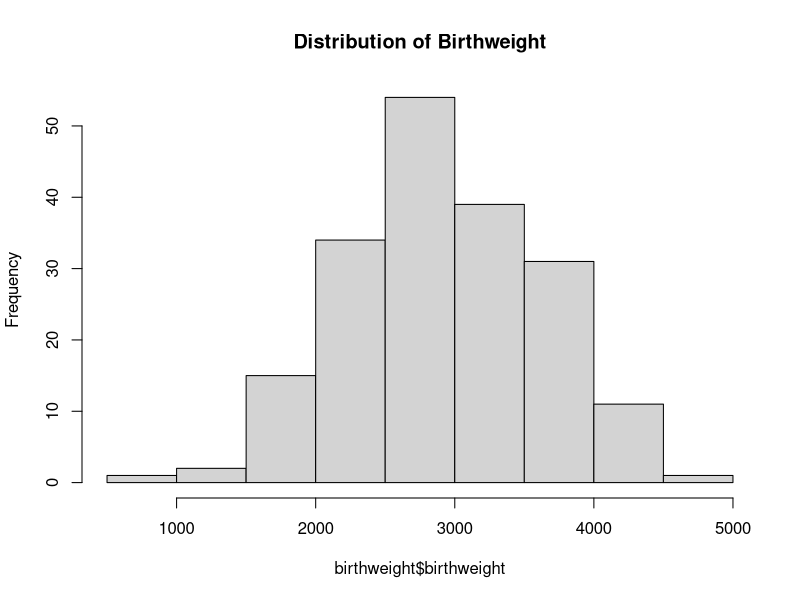
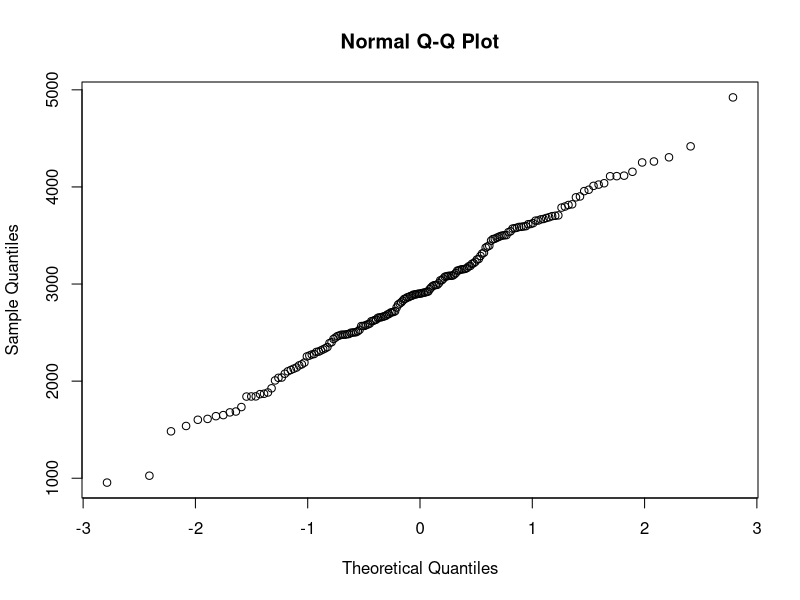
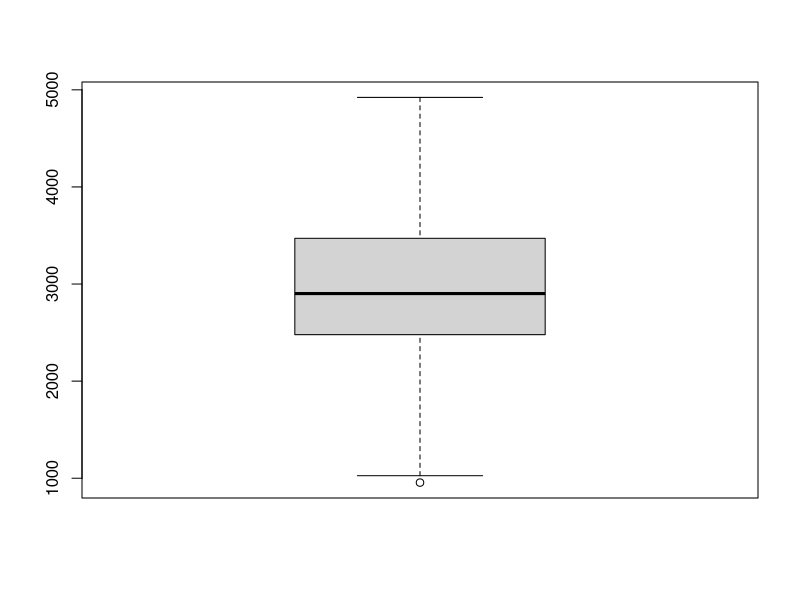
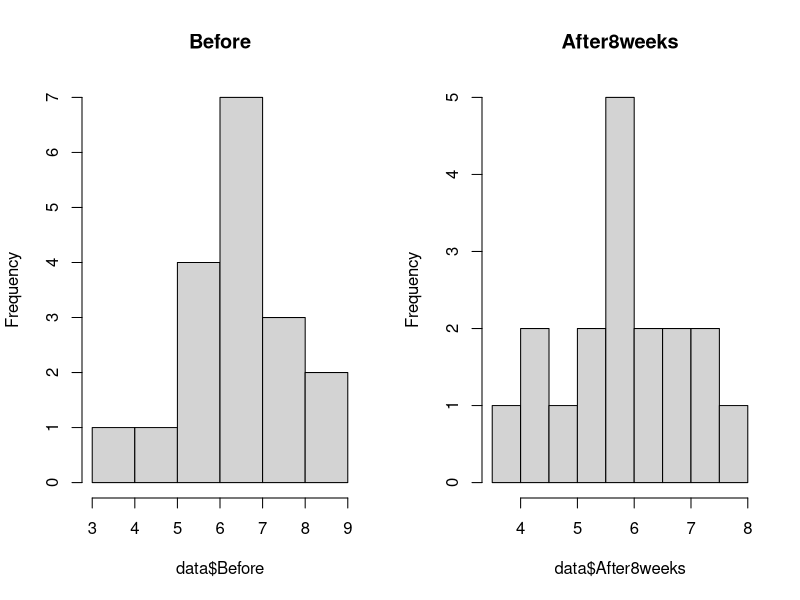
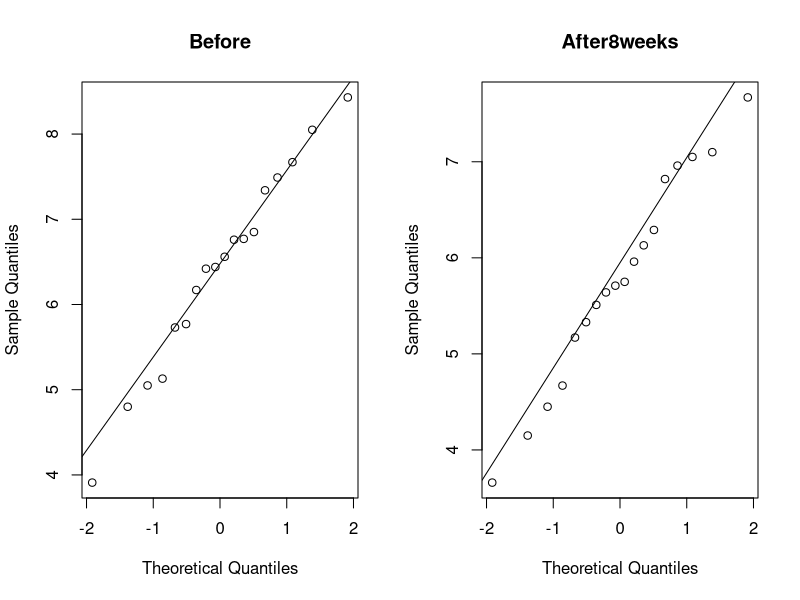
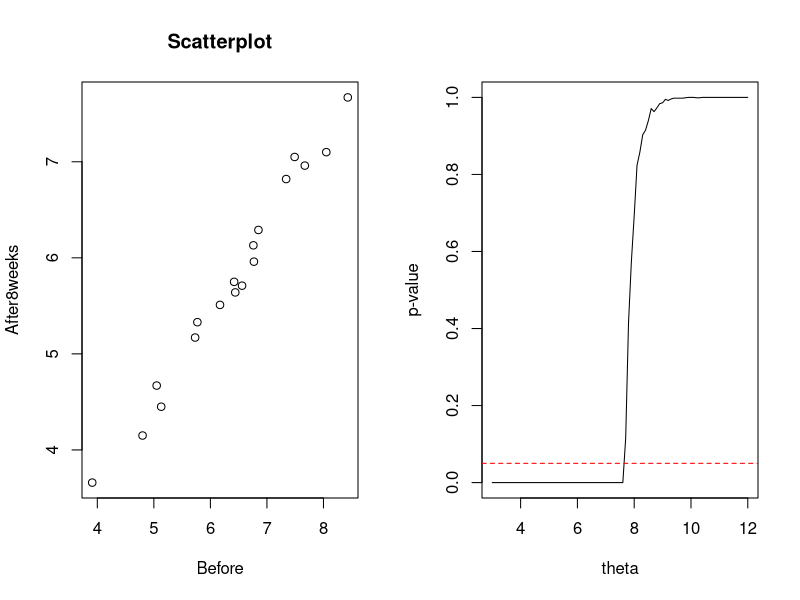
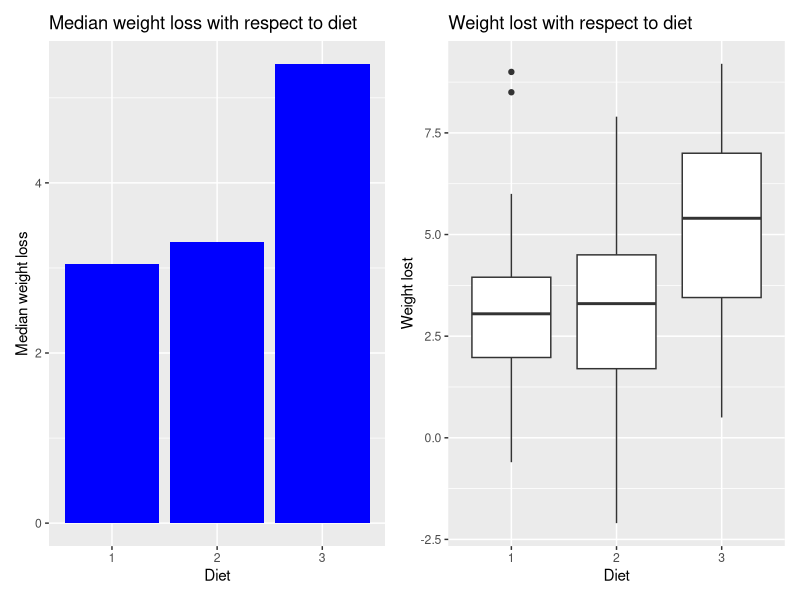
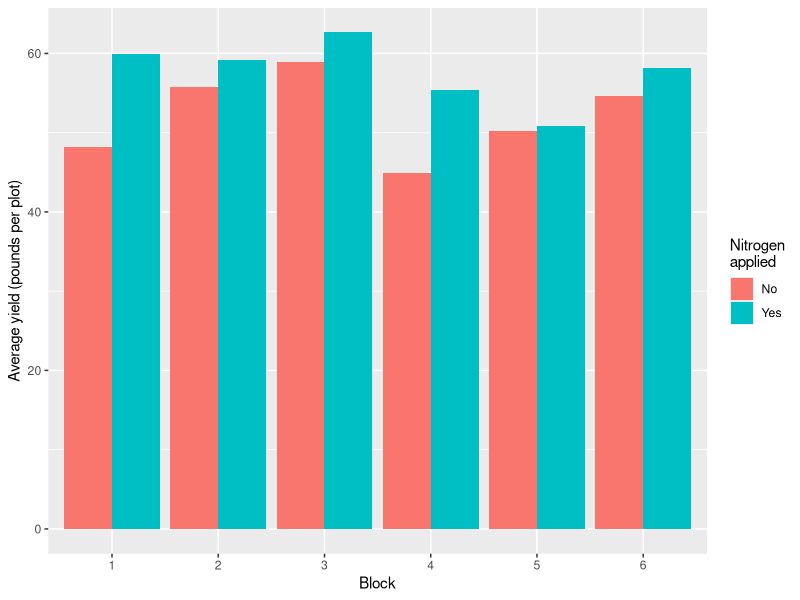

Generate these figures, in order, with R: (Note: this script raises an error after producing the figures.)
## ---- chunk 1
#knitr::opts_chunk$set(echo = TRUE)
library(tidyverse)
library(ggplot2)
library(patchwork)
library(boot)

## ---- chunk 2
knitr::opts_chunk$set(echo = TRUE)
birthweight <- read.table("resources/birthweight.txt", header = TRUE)
## ---- chunk 3
print(birthweight$birthweight)
## ---- chunk 4
sample_mean <- mean(birthweight$birthweight)
mean(sample_mean)
## ---- chunk 5
sample_sd <- sd(birthweight$birthweight)
print(sample_sd)
## ---- chunk 6
dataset_hist <- hist(birthweight$birthweight, main= 'Distribution of Birthweight')
print(dataset_hist)
dataset_qq <- qqnorm(birthweight$birthweight, main = 'Normal Q-Q Plot')
print(dataset_qq)
box_plot <- boxplot(birthweight$birthweight)
shap_val <- shapiro.test(birthweight$birthweight)
print(shap_val)
## ---- chunk 7
set.seed(123)
gen_data <- rnorm(1000, mean = sample_mean, sd = sample_sd)
boot_mean <- function(data, index) {
  return(mean(data[index]))
}
 
boot_results <- boot(data = gen_data, statistic = boot_mean, R = 1000)
boot_CI <- quantile(boot_results$t, c(0.02, 0.98))
cat("Bootstrap 96% CI for the mean: [", boot_CI , "]")
## ---- chunk 8
standard_error <- sample_sd / sqrt(188)
## ---- chunk 9
t_value <- qt(0.98, 187)
lower_bound <- sample_mean - (t_value * standard_error)
upper_bound <- sample_mean + (t_value * standard_error)
cat(round(lower_bound, 2), round(upper_bound, 2))
## ---- chunk 10
margin_of_error <- 50
t_value <- qt(0.98, df = 187)
nn <- ceiling((t_value * sample_sd / margin_of_error) ^ 2)
cat("The sample size needed to ensure that the length of the 96% CI is at most 100 is ", nn)
## ---- chunk 11
alpha <- 0.05
claim_value <- 2800
t_result <- t.test(birthweight$birthweight, mu = claim_value, alternative = "greater", conf.level = 0.95)
p_value_t <- t_result$p.value
print(t_result)
## ---- chunk 12
sum_sign <- sum(birthweight$birthweight > 2800)
sign_test <- binom.test(107, 188, p = 0.5, conf.level = 0.96, alternative = "greater")
p_value_sign <- sign_test$p.value
print(sign_test)
## ---- chunk 13
library("pwr")
mu <- 2900
sd <- sample_sd
alpha <- 0.05
d <- (mu - 2800) / sd
power <- pwr.t.test(n=nn, d=d, sig.level=alpha, type="one.sample", alternative="greater")$power
cat("The power of the one-sample t-test is", round(power, 4))
## ---- chunk 14
set.seed(123)
B = 1000
n = 188
psign = numeric(B)
pttest = numeric(B)
for (i in 1:B) {
  x = sample(birthweight$birthweight, n, replace = TRUE)
  pttest[i] = t.test(x)$p.value
  psign[i] = binom.test(sum(x > mean(birthweight$birthweight)), n, p = 0.5, alternative = "greater")$p.value
} 
sum(psign < 0.05)
sum(pttest < 0.05)
## ---- chunk 15
z2600 = (2600 - sample_mean)/sample_sd
p2600 <- pnorm(z2600)
print(p2600)
# z value for left side
z_l <- qnorm(0.25)
#p for right side
z_r <- z2600 + (z2600-z_l)
p_r <- pnorm(z_r)
print(p_r)
## ---- chunk 16
tval_98 <- qt(0.01, 187, lower.tail = FALSE)
tval_98
## ---- chunk 17
m1 <- rep(c("M"), 34)
f1 <- rep(c("F"), 28)
both <- c(m1, f1)
m2 <- rep(c("M"), 61)
f2 <- rep(c("F"), 65)
both_2 <- c(m2, f2)
weight_all <- c(rep(1, 62), rep(2, 126))
# compute two sample t-test, we find the significance for the differences in mean weight 
weight_ttest <- t.test(weight_all ~ c(both, both_2), var.equal = TRUE)
cat("p-value for the t-test is:", weight_ttest$p.value)
## ---- chunk 18
data <- data.frame(
  Before = c(6.42, 6.76, 6.56, 4.8, 8.43, 7.49, 8.05, 5.05, 5.77, 3.91, 
             6.77, 6.44, 6.17, 7.67, 7.34, 6.85, 5.13, 5.73),
  After8weeks = c(5.75, 6.13, 5.71, 4.15, 7.67, 7.05, 7.1, 4.67, 5.33, 3.66, 
                  5.96, 5.64, 5.51, 6.96, 6.82, 6.29, 4.45, 5.17)
)

# Plot histograms of the two variables
par(mfrow=c(1,2))
hist(data$Before, main="Before")
hist(data$After8weeks, main="After8weeks")

# Check normality of the variables using a qqplot
par(mfrow=c(1,2))
qqnorm(data$Before, main="Before")
qqline(data$Before)
qqnorm(data$After8weeks, main="After8weeks")
qqline(data$After8weeks)

# Check for any inconsistencies in the data using a scatterplot
plot(data$Before, data$After8weeks, main="Scatterplot", xlab="Before", ylab="After8weeks")

# Calculate the correlation between the two variables
correlation <- cor(data$Before, data$After8weeks)
print(paste("Correlation between Before and After8weeks:", round(correlation, 2)))
## ---- chunk 19
t.test(data$Before, data$After8weeks, paired = TRUE)
## ---- chunk 20
wilcox.test(data$Before, data$After8weeks, paired = TRUE)
## ---- chunk 21
n <- length(data$After8weeks)
sample_mean <- mean(data$After8weeks)
sample_var <- var(data$After8weeks)
# Diet
## ---- chunk 22
theta_hat <- 2 * sample_mean - 3
## ---- chunk 23
margin_of_error <- qt(0.975, df = n-1) * sqrt((theta_hat - 3)^2 / (12 * n))
lower_ci <- theta_hat - margin_of_error
upper_ci <- theta_hat + margin_of_error
## ---- chunk 24
cat("Estimate for theta (theta hat):", theta_hat, "\n")
cat("95% Confidence interval for theta:", round(lower_ci, 3), "-", round(upper_ci, 3), "\n")
## ---- chunk 25
margin_of_error <- qt(0.975, df = n-1) * sqrt(sample_var / n) * sqrt(12)
lower_ci <- sample_mean - margin_of_error
upper_ci <- sample_mean + margin_of_error
## ---- chunk 26
cat("More precise 95% Confidence interval for theta:", round(lower_ci, 3), "-", round(upper_ci, 3), "\n")
## ---- chunk 27
B <- 1000
## ---- chunk 28
boot_samples <- rep(0, B)
## ---- chunk 29
for (i in 1:B) {
  boot_samples[i] <- max(sample(data$After8weeks, replace = TRUE))
}
## ---- chunk 30
p_value <- sum(boot_samples >= max(data$After8weeks)) / B
## ---- chunk 31
cat("p-value:", p_value, "\n")
## ---- chunk 32
theta <- seq(3, 12, by = 0.1)
## ---- chunk 33
p_values <- rep(0, length(theta))
## ---- chunk 34
for (i in 1:length(theta)) {
  boot_samples <- rep(0, B)
  for (j in 1:B) {
    boot_samples[j] <- max(runif(18, min = 3, max = theta[i]))
  }
  p_values[i] <- sum(boot_samples >= max(data$After8weeks)) / B
}
## ---- chunk 35
plot(theta, p_values, type = "l", xlab = "theta", ylab = "p-value")
abline(h = 0.05, lty = 2, col = "red")
## ---- chunk 36
wilcox.test(data$After8weeks, mu = 6, alternative = "less")
## ---- chunk 37
num_less_than_4.5 <- sum(data$After8weeks < 4.5)
## ---- chunk 38
binom.test(num_less_than_4.5, n = nrow(data), p = 0.25, alternative = "less")
## ---- chunk 39
knitr::opts_chunk$set(echo = TRUE)
diet <- read.table("resources/diet.txt", header = TRUE)
diet <- diet %>% 
  mutate(weight_loss = preweight - weight6weeks)
## ---- chunk 40
head(diet)

## ---- chunk 41

box_plot <- diet %>%
  ggplot(aes(x = factor(diet), y = weight_loss)) +
  geom_boxplot() +
  labs(x = "Diet", y = "Weight lost", title = "Weight lost with respect to diet")

median_plot <- diet %>% 
  group_by(diet) %>% 
  summarize(median_weight_loss = median(weight_loss)) %>%
  ggplot(aes(x=factor(diet), y=median_weight_loss)) +
  geom_bar(stat="identity", fill="blue") +
  labs(x="Diet", y ="Median weight loss", title="Median weight loss with respect to diet") 

median_plot + box_plot

## ---- chunk 42
fit <- aov(weight_loss ~ diet , data = diet)
summary(fit)
## ---- chunk 43
diet %>% 
  group_by(diet) %>% 
  summarize(median_weight_loss = median(weight_loss)) %>%
  arrange(desc(median_weight_loss))
## ---- chunk 44
fit <- aov(weight_loss ~ diet * gender, data = diet)
summary(fit)

## ---- chunk 45
library(MASS)
## ---- chunk 46
plot_labels <- rep(1:24, each = 3)
## ---- chunk 47
set.seed(123) # for reproducibility
plot_labels <- sample(plot_labels)
## ---- chunk 48
treatments <- rep(c("N", "P", "K"), length.out = 72)
treatments <- treatments[plot_labels]
## ---- chunk 49
npk_rand <- data.frame(plot = plot_labels, treatment = treatments)
## ---- chunk 50
library(tidyr)
npk_rand_wide <- reshape(npk_rand, direction = "wide", idvar = "plot", timevar = "treatment")
## ---- chunk 51
npk_rand_wide
## ---- chunk 52
library(dplyr)
npk_avg <- npk %>% 
  group_by(block, N) %>% 
  summarize(avg_yield = mean(yield))
## ---- chunk 53
library(ggplot2)
ggplot(npk_avg, aes(x = factor(block), y = avg_yield, fill = factor(N))) +
  geom_col(position = "dodge") +
  labs(x = "Block", y = "Average yield (pounds per plot)", fill = "Nitrogen") +
  scale_fill_discrete(name = "Nitrogen\napplied", labels = c("No", "Yes"))
## ---- chunk 54
anova = aov(yield ~ block + N, data = npk)
summary(anova)
## ---- chunk 55
lm = lm(yield ~., data = npk)
step_model <- stepAIC(lm, direction = "both")
## ---- chunk 56
lm2 = lm(formula = yield ~ block + N + K + block*N, data = npk)
lm3 = lm(formula = yield ~ block + N + block*K, data = npk)
## ---- chunk 57
npk$block = as.factor(npk$block)
model = lmer(yield ~ N + (1|block), data = npk, REML=FALSE)
summary(model)
